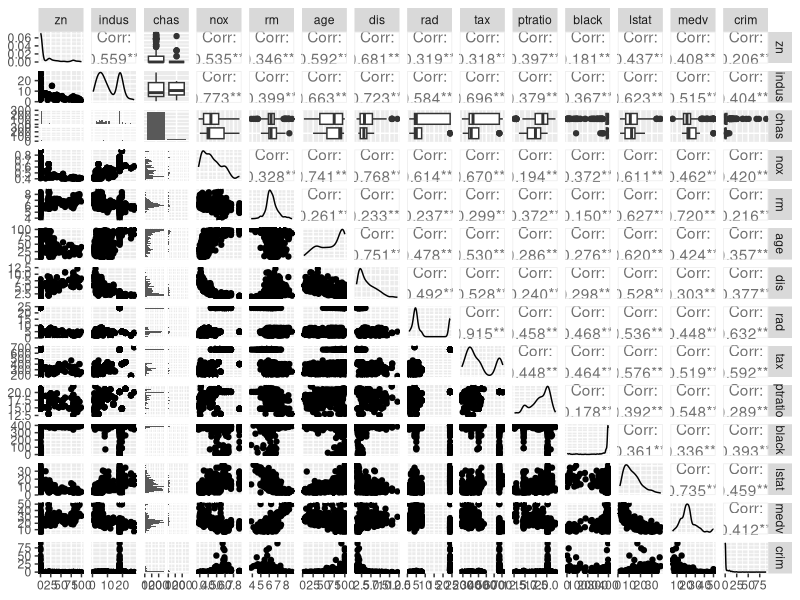
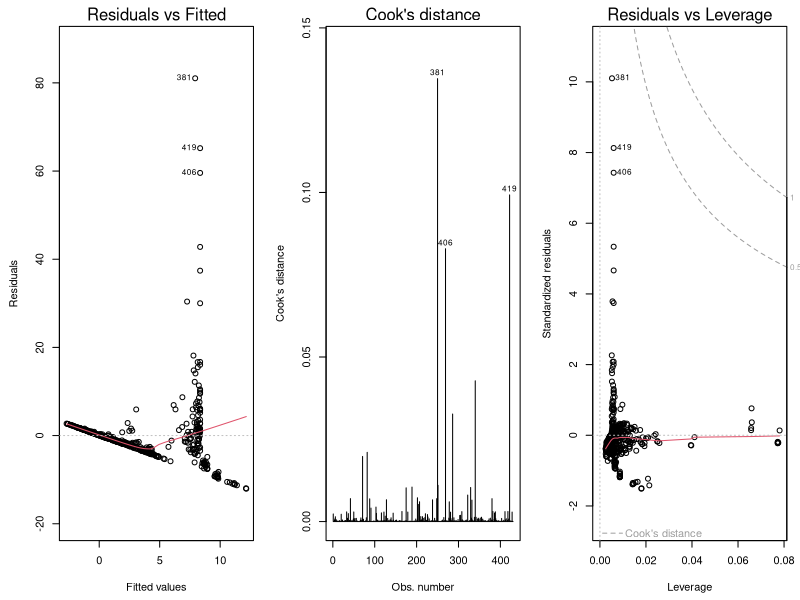
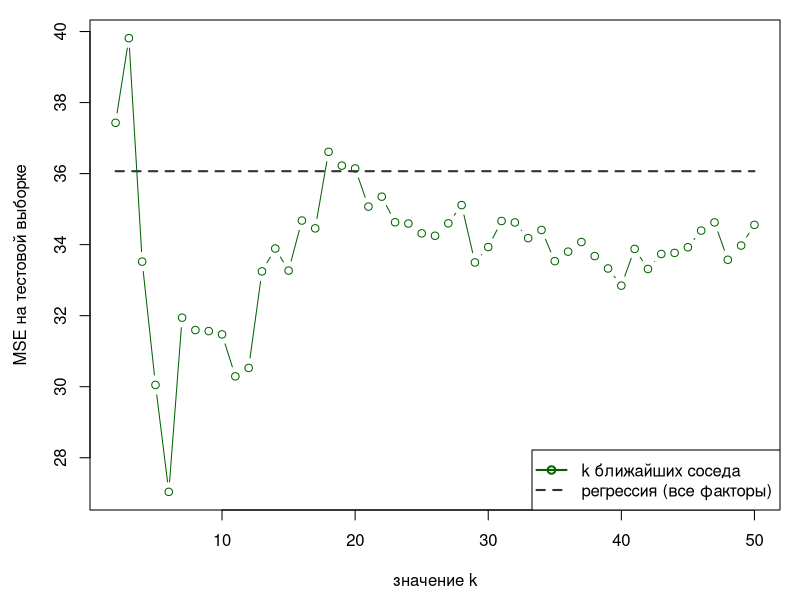

Generate these figures, in order, with R:
## ---- chunk 1
knitr::opts_chunk$set(echo = TRUE)
library('GGally')       # графики совместного разброса переменных
library('lmtest')       # тесты остатков регрессионных моделей
library('FNN')          # алгоритм kNN
library('MASS')         # загружаем пакет
## ---- chunk 2
# константы
my.seed <- 12345
train.percent <- 0.85

# преобразуем категориальные переменные в факторы
Boston$chas <- as.factor(Boston$chas)

# обучающая выборка
set.seed(my.seed)
inTrain <- sample(seq_along(Boston$crim), 
                  nrow(Boston) * train.percent)
df.train <- Boston[inTrain, c(colnames(Boston)[-1], colnames(Boston)[1])]
df.test <- Boston[-inTrain, -1]

# описательные статистики по переменным
summary(df.train)

# совместный график разброса переменных
ggp <- ggpairs(df.train)
print(ggp, progress = F)

#модели 
model.1 <- lm(crim ~indus + age + indus:chas + age:chas,
              data = df.train)
summary(model.1)

model.2 <- lm(crim ~indus + age + indus:chas,
              data = df.train)
summary(model.2)
## ---- chunk 3
# тест Бройша-Пагана
bptest(model.2)

# статистика Дарбина-Уотсона
dwtest(model.2)

# графики остатков
par(mar = c(4.5, 4.5, 2, 1))
par(mfrow = c(1, 3))
plot(model.2, 1)
plot(model.2, 4)
plot(model.2, 5)

par(mfrow = c(1, 1))
## ---- chunk 4
# фактические значения y на тестовой выборке
y.fact <- Boston[-inTrain, 1]
y.model.lm <- predict(model.2, df.test)
MSE.lm <- sum((y.model.lm - y.fact)^2) / length(y.model.lm)

# kNN требует на вход только числовые переменные
df.train.num <- as.data.frame(apply(df.train, 2, as.numeric))
df.test.num <- as.data.frame(apply(df.test, 2, as.numeric))

for (i in 2:50){
  model.knn <- knn.reg(train = df.train.num[, !(colnames(df.train.num) %in% 'crim')], 
                       y = df.train.num[, 'crim'], 
                       test = df.test.num, k = i)
  y.model.knn <- model.knn$pred
  if (i == 2){
    MSE.knn <- sum((y.model.knn - y.fact)^2) / length(y.model.knn)
  } else {
    MSE.knn <- c(MSE.knn, 
                 sum((y.model.knn - y.fact)^2) / length(y.model.knn))
  }
}

# график
par(mar = c(4.5, 4.5, 1, 1))
plot(2:50, MSE.knn, type = 'b', col = 'darkgreen',
     xlab = 'значение k', ylab = 'MSE на тестовой выборке')
lines(2:50, rep(MSE.lm, 49), lwd = 2, col = grey(0.2), lty = 2)
legend('bottomright', lty = c(1, 2), pch = c(1, NA), 
       col = c('darkgreen', grey(0.2)), 
       legend = c('k ближайших соседа', 'регрессия (все факторы)'), 
       lwd = rep(2, 2))
